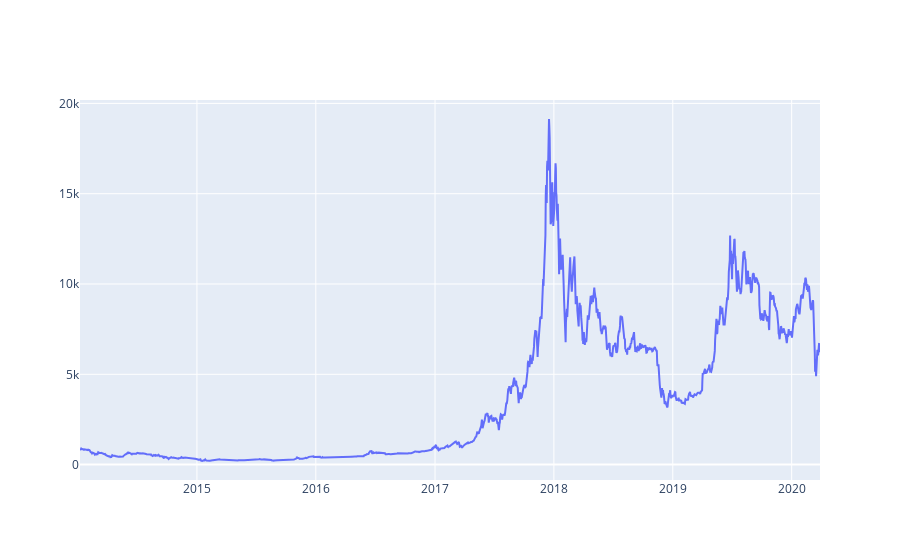

The notebook cell this image was saved under:
### Code cell
btc_trace = go.Scatter(x=data.index, y=data['Weighted Price'], name= 'Price')
py.iplot([btc_trace])

### Figure 1 — Plotly figure (JSON) as saved in the notebook; plotly's stock layout.template omitted (floating-point values rounded to 4 significant figures; data arrays with more than 128 entries replaced by an {"elided": "..."} marker saying what was removed)
{"data": [{"name": "Price", "type": "scatter", "x": {"elided": "2273 str values"}, "y": {"elided": "2273 float values"}}], "layout": {}}
